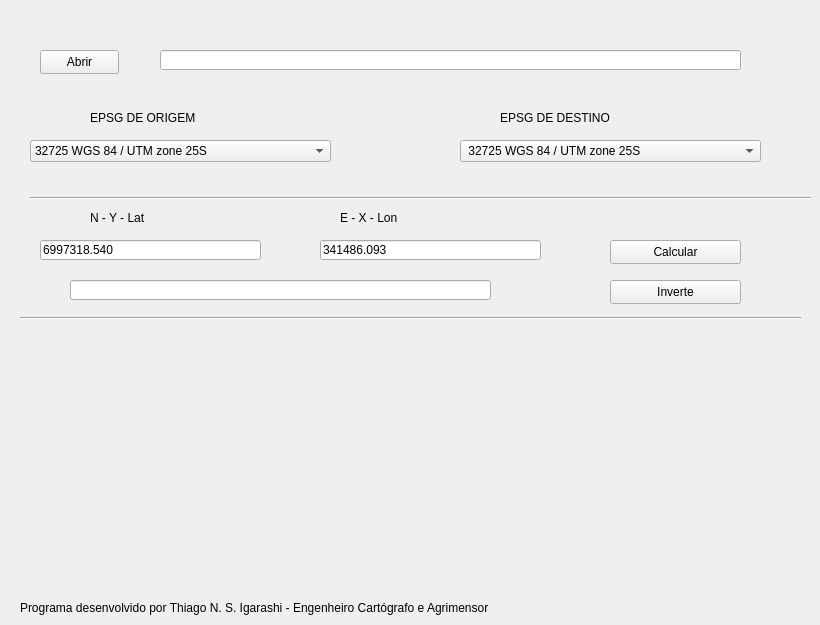
     <widget class="QWidget" name="tab">
      <attribute name="title">
       <string>Converte Coordenadas</string>
      </attribute>
      <widget class="QComboBox" name="comboEPSG_from">
       <property name="geometry">
        <rect>
         <x>30</x>
         <y>140</y>
         <width>301</width>
         <height>22</height>
        </rect>
       </property>
       <item>
        <property name="text">
         <string>32725 WGS 84 / UTM zone 25S </string>
        </property>
       </item>
       <item>
        <property name="text">
         <string>4618	GCS SAD69</string>
        </property>
       </item>
       <item>
        <property name="text">
         <string>3857             GOOGLE MAPS</string>
        </property>
       </item>
       <item>
        <property name="text">
         <string>4674	GCS SIRGAS 2000</string>
        </property>
       </item>
       <item>
        <property name="text">
         <string>4326	GCS WGS84</string>
        </property>
       </item>
       <item>
        <property name="text">
         <string>22521	Corrego Alegre / UTM zone 21S</string>
        </property>
       </item>
       <item>
        <property name="text">
         <string>22522	Corrego Alegre / UTM zone 22S</string>
        </property>
       </item>
       <item>
        <property name="text">
         <string>22523	Corrego Alegre / UTM zone 23S</string>
        </property>
       </item>
       <item>
        <property name="text">
         <string>22524	Corrego Alegre / UTM zone 24S</string>
        </property>
       </item>
       <item>
        <property name="text">
         <string>22525	Corrego Alegre / UTM zone 25S</string>
        </property>
       </item>
       <item>
        <property name="text">
         <string>29168	SAD69 / UTM zone 18N</string>
        </property>
       </item>
       <item>
        <property name="text">
         <string>29188	SAD69 / UTM zone 18S</string>
        </property>
       </item>
       <item>
        <property name="text">
         <string>29169	SAD69 / UTM zone 19N</string>
        </property>
       </item>
       <item>
        <property name="text">
         <string>29189	SAD69 / UTM zone 19S</string>
        </property>
       </item>
       <item>
        <property name="text">
         <string>29170	SAD69 / UTM zone 20N</string>
        </property>
       </item>
       <item>
        <property name="text">
         <string>29190	SAD69 / UTM zone 20S</string>
        </property>
       </item>
       <item>
        <property name="text">
         <string>29191	SAD69 / UTM zone 21S</string>
        </property>
       </item>
       <item>
        <property name="text">
         <string>29192	SAD69 / UTM zone 22S</string>
        </property>
       </item>
       <item>
        <property name="text">
         <string>29193	SAD69 / UTM zone 23S</string>
        </property>
       </item>
       <item>
        <property name="text">
         <string>29194	SAD69 / UTM zone 24S</string>
        </property>
       </item>
       <item>
        <property name="text">
         <string>29195	SAD69 / UTM zone 25S</string>
        </property>
       </item>
       <item>
        <property name="text">
         <string>31972	SIRGAS 2000 / UTM zone 18N</string>
        </property>
       </item>
       <item>
        <property name="text">
         <string>31978	SIRGAS 2000 / UTM zone 18S</string>
        </property>
       </item>
       <item>
        <property name="text">
         <string>31973	SIRGAS 2000 / UTM zone 19N</string>
        </property>
       </item>
       <item>
        <property name="text">
         <string>31979	SIRGAS 2000 / UTM zone 19S</string>
        </property>
       </item>
       <item>
        <property name="text">
         <string>31974	SIRGAS 2000 / UTM zone 20N</string>
        </property>
       </item>
       <item>
        <property name="text">
         <string>31980	SIRGAS 2000 / UTM zone 20S</string>
        </property>
       </item>
       <item>
        <property name="text">
         <string>31981	SIRGAS 2000 / UTM zone 21S</string>
        </property>
       </item>
       <item>
        <property name="text">
         <string>31982	SIRGAS 2000 / UTM zone 22S</string>
        </property>
       </item>
       <item>
        <property name="text">
         <string>31983	SIRGAS 2000 / UTM zone 23S</string>
        </property>
       </item>
       <item>
        <property name="text">
         <string>31984	SIRGAS 2000 / UTM zone 24S</string>
        </property>
       </item>
       <item>
        <property name="text">
         <string>31985	SIRGAS 2000 / UTM zone 25S</string>
        </property>
       </item>
       <item>
        <property name="text">
         <string>32618	WGS 84 / UTM zone 18N</string>
        </property>
       </item>
       <item>
        <property name="text">
         <string>32718	WGS 84 / UTM zone 18S</string>
        </property>
       </item>
       <item>
        <property name="text">
         <string>32619	WGS 84 / UTM zone 19N</string>
        </property>
       </item>
       <item>
        <property name="text">
         <string>32719	WGS 84 / UTM zone 19S</string>
        </property>
       </item>
       <item>
        <property name="text">
         <string>32620	WGS 84 / UTM zone 20N</string>
        </property>
       </item>
       <item>
        <property name="text">
         <string>32720	WGS 84 / UTM zone 20S</string>
        </property>
       </item>
       <item>
        <property name="text">
         <string>32721	WGS 84 / UTM zone 21S</string>
        </property>
       </item>
       <item>
        <property name="text">
         <string>32722	WGS 84 / UTM zone 22S</string>
        </property>
       </item>
       <item>
        <property name="text">
         <string>32723	WGS 84 / UTM zone 23S</string>
        </property>
       </item>
       <item>
        <property name="text">
         <string>32724	WGS 84 / UTM zone 24S</string>
        </property>
       </item>
       <item>
        <property name="text">
         <string>32725	WGS 84 / UTM zone 25S</string>
        </property>
       </item>
      </widget>
      <widget class="QComboBox" name="comboEPSG_to">
       <property name="geometry">
        <rect>
         <x>460</x>
         <y>140</y>
         <width>301</width>
         <height>22</height>
        </rect>
       </property>
       <item>
        <property name="text">
         <string> 32725 WGS 84 / UTM zone 25S </string>
        </property>
       </item>
       <item>
        <property name="text">
         <string>4618	GCS SAD69</string>
        </property>
       </item>
       <item>
        <property name="text">
         <string>3857             GOOGLE MAPS</string>
        </property>
       </item>
       <item>
        <property name="text">
         <string>4674	GCS SIRGAS 2000</string>
        </property>
       </item>
       <item>
        <property name="text">
         <string>4326	GCS WGS84</string>
        </property>
       </item>
       <item>
        <property name="text">
         <string>22521	Corrego Alegre / UTM zone 21S</string>
        </property>
       </item>
       <item>
        <property name="text">
         <string>22522	Corrego Alegre / UTM zone 22S</string>
        </property>
       </item>
       <item>
        <property name="text">
         <string>22523	Corrego Alegre / UTM zone 23S</string>
        </property>
       </item>
       <item>
        <property name="text">
         <string>22524	Corrego Alegre / UTM zone 24S</string>
        </property>
       </item>
       <item>
        <property name="text">
         <string>22525	Corrego Alegre / UTM zone 25S</string>
        </property>
       </item>
       <item>
        <property name="text">
         <string>29168	SAD69 / UTM zone 18N</string>
        </property>
       </item>
       <item>
        <property name="text">
         <string>29188	SAD69 / UTM zone 18S</string>
        </property>
       </item>
       <item>
        <property name="text">
         <string>29169	SAD69 / UTM zone 19N</string>
        </property>
       </item>
       <item>
        <property name="text">
         <string>29189	SAD69 / UTM zone 19S</string>
        </property>
       </item>
       <item>
        <property name="text">
         <string>29170	SAD69 / UTM zone 20N</string>
        </property>
       </item>
       <item>
        <property name="text">
         <string>29190	SAD69 / UTM zone 20S</string>
        </property>
       </item>
       <item>
        <property name="text">
         <string>29191	SAD69 / UTM zone 21S</string>
        </property>
       </item>
       <item>
        <property name="text">
         <string>29192	SAD69 / UTM zone 22S</string>
        </property>
       </item>
       <item>
        <property name="text">
         <string>29193	SAD69 / UTM zone 23S</string>
        </property>
       </item>
       <item>
        <property name="text">
         <string>29194	SAD69 / UTM zone 24S</string>
        </property>
       </item>
       <item>
        <property name="text">
         <string>29195	SAD69 / UTM zone 25S</string>
        </property>
       </item>
       <item>
        <property name="text">
         <string>31972	SIRGAS 2000 / UTM zone 18N</string>
        </property>
       </item>
       <item>
        <property name="text">
         <string>31978	SIRGAS 2000 / UTM zone 18S</string>
        </property>
       </item>
       <item>
        <property name="text">
         <string>31973	SIRGAS 2000 / UTM zone 19N</string>
        </property>
       </item>
       <item>
        <property name="text">
         <string>31979	SIRGAS 2000 / UTM zone 19S</string>
        </property>
       </item>
       <item>
        <property name="text">
         <string>31974	SIRGAS 2000 / UTM zone 20N</string>
        </property>
       </item>
       <item>
        <property name="text">
         <string>31980	SIRGAS 2000 / UTM zone 20S</string>
        </property>
       </item>
       <item>
        <property name="text">
         <string>31981	SIRGAS 2000 / UTM zone 21S</string>
        </property>
       </item>
       <item>
        <property name="text">
         <string>31982	SIRGAS 2000 / UTM zone 22S</string>
        </property>
       </item>
       <item>
        <property name="text">
         <string>31983	SIRGAS 2000 / UTM zone 23S</string>
        </property>
       </item>
       <item>
        <property name="text">
         <string>31984	SIRGAS 2000 / UTM zone 24S</string>
        </property>
       </item>
       <item>
        <property name="text">
         <string>31985	SIRGAS 2000 / UTM zone 25S</string>
        </property>
       </item>
       <item>
        <property name="text">
         <string>32618	WGS 84 / UTM zone 18N</string>
        </property>
       </item>
       <item>
        <property name="text">
         <string>32718	WGS 84 / UTM zone 18S</string>
        </property>
       </item>
       <item>
        <property name="text">
         <string>32619	WGS 84 / UTM zone 19N</string>
        </property>
       </item>
       <item>
        <property name="text">
         <string>32719	WGS 84 / UTM zone 19S</string>
        </property>
       </item>
       <item>
        <property name="text">
         <string>32620	WGS 84 / UTM zone 20N</string>
        </property>
       </item>
       <item>
        <property name="text">
         <string>32720	WGS 84 / UTM zone 20S</string>
        </property>
       </item>
       <item>
        <property name="text">
         <string>32721	WGS 84 / UTM zone 21S</string>
        </property>
       </item>
       <item>
        <property name="text">
         <string>32722	WGS 84 / UTM zone 22S</string>
        </property>
       </item>
       <item>
        <property name="text">
         <string>32723	WGS 84 / UTM zone 23S</string>
        </property>
       </item>
       <item>
        <property name="text">
         <string>32724	WGS 84 / UTM zone 24S</string>
        </property>
       </item>
       <item>
        <property name="text">
         <string>32725	WGS 84 / UTM zone 25S</string>
        </property>
       </item>
      </widget>
      <widget class="QPushButton" name="pushButton">
       <property name="geometry">
        <rect>
         <x>40</x>
         <y>50</y>
         <width>79</width>
         <height>24</height>
        </rect>
       </property>
       <property name="text">
        <string>Abrir</string>
       </property>
      </widget>
      <widget class="QLineEdit" name="lineOpen">
       <property name="geometry">
        <rect>
         <x>160</x>
         <y>50</y>
         <width>581</width>
         <height>20</height>
        </rect>
       </property>
      </widget>
      <widget class="QLabel" name="label">
       <property name="geometry">
        <rect>
         <x>90</x>
         <y>110</y>
         <width>151</width>
         <height>16</height>
        </rect>
       </property>
       <property name="text">
        <string>EPSG DE ORIGEM</string>
       </property>
      </widget>
      <widget class="QLabel" name="label_2">
       <property name="geometry">
        <rect>
         <x>500</x>
         <y>110</y>
         <width>151</width>
         <height>16</height>
        </rect>
       </property>
       <property name="text">
        <string>EPSG DE DESTINO</string>
       </property>
      </widget>
      <widget class="Line" name="line">
       <property name="geometry">
        <rect>
         <x>30</x>
         <y>190</y>
         <width>781</width>
         <height>16</height>
        </rect>
       </property>
       <property name="orientation">
        <enum>Qt::Horizontal</enum>
       </property>
      </widget>
      <widget class="QLineEdit" name="lineY">
       <property name="geometry">
        <rect>
         <x>40</x>
         <y>240</y>
         <width>221</width>
         <height>20</height>
        </rect>
       </property>
       <property name="text">
        <string>6997318.540</string>
       </property>
      </widget>
      <widget class="QLineEdit" name="lineX">
       <property name="geometry">
        <rect>
         <x>320</x>
         <y>240</y>
         <width>221</width>
         <height>20</height>
        </rect>
       </property>
       <property name="text">
        <string>341486.093</string>
       </property>
      </widget>
      <widget class="QPushButton" name="calculaButton">
       <property name="geometry">
        <rect>
         <x>610</x>
         <y>240</y>
         <width>131</width>
         <height>24</height>
        </rect>
       </property>
       <property name="text">
        <string>Calcular</string>
       </property>
      </widget>
      <widget class="QLineEdit" name="lineResult">
       <property name="geometry">
        <rect>
         <x>70</x>
         <y>280</y>
         <width>421</width>
         <height>20</height>
        </rect>
       </property>
      </widget>
      <widget class="Line" name="line_2">
       <property name="geometry">
        <rect>
         <x>20</x>
         <y>310</y>
         <width>781</width>
         <height>16</height>
        </rect>
       </property>
       <property name="orientation">
        <enum>Qt::Horizontal</enum>
       </property>
      </widget>
      <widget class="QLabel" name="label_3">
       <property name="geometry">
        <rect>
         <x>20</x>
         <y>600</y>
         <width>611</width>
         <height>16</height>
        </rect>
       </property>
       <property name="text">
        <string>Programa desenvolvido por Thiago N. S. Igarashi - Engenheiro Cartógrafo e Agrimensor</string>
       </property>
      </widget>
      <widget class="QLabel" name="label_4">
       <property name="geometry">
        <rect>
         <x>90</x>
         <y>210</y>
         <width>81</width>
         <height>16</height>
        </rect>
       </property>
       <property name="text">
        <string>N - Y - Lat</string>
       </property>
      </widget>
      <widget class="QLabel" name="label_5">
       <property name="geometry">
        <rect>
         <x>340</x>
         <y>210</y>
         <width>81</width>
         <height>16</height>
        </rect>
       </property>
       <property name="text">
        <string>E - X - Lon</string>
       </property>
      </widget>
      <widget class="QPushButton" name="invertButton">
       <property name="geometry">
        <rect>
         <x>610</x>
         <y>280</y>
         <width>131</width>
         <height>24</height>
        </rect>
       </property>
       <property name="text">
        <string>Inverte</string>
       </property>
      </widget>
     </widget>
